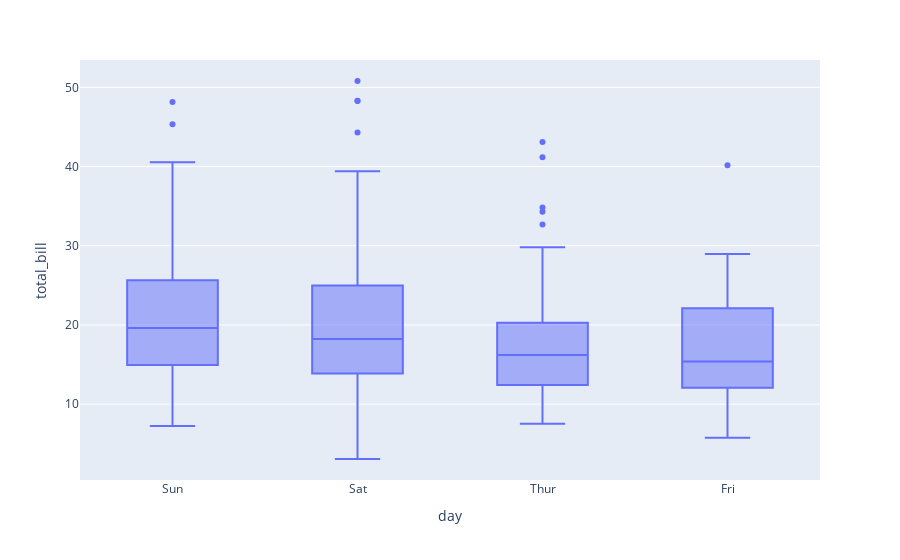

Notebook cell for this chart:
### Code cell
import plotly.express as px
df = px.data.tips()
fig = px.box(df , x = "day" , y = "total_bill")
fig.show()

### Figure 1 — Plotly figure (JSON) as saved in the notebook; plotly's stock layout.template omitted (floating-point values rounded to 4 significant figures; data arrays with more than 128 entries replaced by an {"elided": "..."} marker saying what was removed)
{"data": [{"alignmentgroup": "True", "hovertemplate": "day=%{x}<br>total_bill=%{y}<extra></extra>", "legendgroup": "", "marker": {"color": "#636efa"}, "name": "", "notched": false, "offsetgroup": "", "orientation": "v", "showlegend": false, "type": "box", "x": {"elided": "244 str values"}, "x0": " ", "xaxis": "x", "y": {"elided": "244 float values"}, "y0": " ", "yaxis": "y"}], "layout": {"autosize": true, "boxmode": "group", "legend": {"tracegroupgap": 0}, "margin": {"t": 60}, "xaxis": {"anchor": "y", "autorange": true, "domain": [0, 1], "range": [-0.5, 3.5], "title": {"text": "day"}, "type": "category"}, "yaxis": {"anchor": "x", "autorange": true, "domain": [0, 1], "range": [0.4178, 53.46], "title": {"text": "total_bill"}, "type": "linear"}}}
